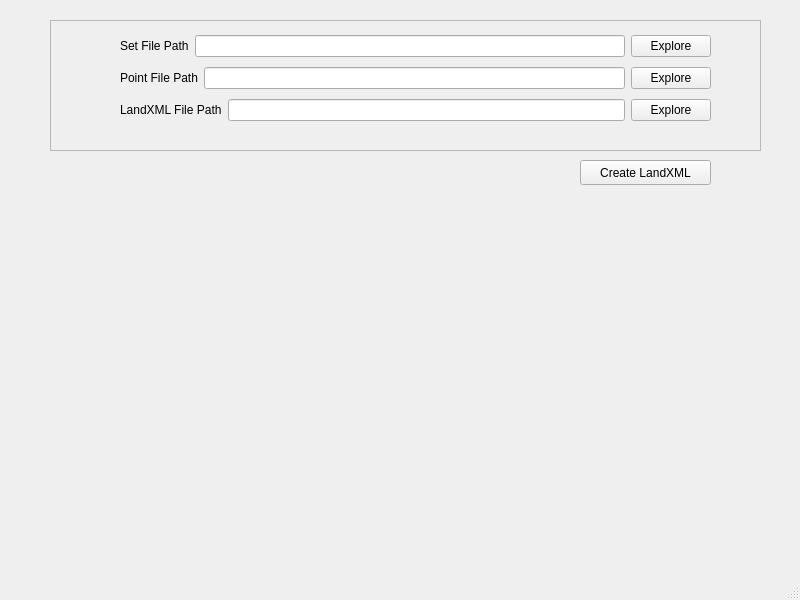
<?xml version="1.0" encoding="UTF-8"?>
<ui version="4.0">
 <class>MainWindow</class>
 <widget class="QMainWindow" name="MainWindow">
  <property name="geometry">
   <rect>
    <x>0</x>
    <y>0</y>
    <width>800</width>
    <height>600</height>
   </rect>
  </property>
  <property name="windowTitle">
   <string>MainWindow</string>
  </property>
  <widget class="QWidget" name="centralwidget">
   <widget class="QFrame" name="frame">
    <property name="geometry">
     <rect>
      <x>50</x>
      <y>20</y>
      <width>711</width>
      <height>131</height>
     </rect>
    </property>
    <property name="frameShape">
     <enum>QFrame::StyledPanel</enum>
    </property>
    <property name="frameShadow">
     <enum>QFrame::Raised</enum>
    </property>
    <widget class="QWidget" name="">
     <property name="geometry">
      <rect>
       <x>70</x>
       <y>11</y>
       <width>591</width>
       <height>95</height>
      </rect>
     </property>
     <layout class="QVBoxLayout" name="verticalLayout">
      <item>
       <layout class="QHBoxLayout" name="horizontalLayout">
        <item>
         <widget class="QLabel" name="label">
          <property name="text">
           <string>Set File Path</string>
          </property>
         </widget>
        </item>
        <item>
         <widget class="QLineEdit" name="lineEdit"/>
        </item>
        <item>
         <widget class="QPushButton" name="pushButton">
          <property name="text">
           <string>Explore</string>
          </property>
         </widget>
        </item>
       </layout>
      </item>
      <item>
       <layout class="QHBoxLayout" name="horizontalLayout_2">
        <item>
         <widget class="QLabel" name="label_2">
          <property name="text">
           <string>Point File Path</string>
          </property>
         </widget>
        </item>
        <item>
         <widget class="QLineEdit" name="lineEdit_2"/>
        </item>
        <item>
         <widget class="QPushButton" name="pushButton_2">
          <property name="text">
           <string>Explore</string>
          </property>
         </widget>
        </item>
       </layout>
      </item>
      <item>
       <layout class="QHBoxLayout" name="horizontalLayout_5">
        <item>
         <widget class="QLabel" name="label_5">
          <property name="text">
           <string>LandXML File Path</string>
          </property>
         </widget>
        </item>
        <item>
         <widget class="QLineEdit" name="lineEdit_5"/>
        </item>
        <item>
         <widget class="QPushButton" name="pushButton_5">
          <property name="text">
           <string>Explore</string>
          </property>
         </widget>
        </item>
       </layout>
      </item>
     </layout>
    </widget>
   </widget>
   <widget class="QPushButton" name="pushButton_9">
    <property name="geometry">
     <rect>
      <x>580</x>
      <y>160</y>
      <width>131</width>
      <height>25</height>
     </rect>
    </property>
    <property name="text">
     <string>Create LandXML</string>
    </property>
   </widget>
  </widget>
  <widget class="QMenuBar" name="menubar">
   <property name="geometry">
    <rect>
     <x>0</x>
     <y>0</y>
     <width>800</width>
     <height>22</height>
    </rect>
   </property>
  </widget>
  <widget class="QStatusBar" name="statusbar"/>
 </widget>
 <resources/>
 <connections>
  <connection>
   <sender>pushButton</sender>
   <signal>clicked()</signal>
   <receiver>MainWindow</receiver>
   <slot>slotBrowseSet()</slot>
   <hints>
    <hint type="sourcelabel">
     <x>694</x>
     <y>67</y>
    </hint>
    <hint type="destinationlabel">
     <x>778</x>
     <y>256</y>
    </hint>
   </hints>
  </connection>
  <connection>
   <sender>pushButton_5</sender>
   <signal>clicked()</signal>
   <receiver>MainWindow</receiver>
   <slot>slotBrowseXML()</slot>
   <hints>
    <hint type="sourcelabel">
     <x>646</x>
     <y>136</y>
    </hint>
    <hint type="destinationlabel">
     <x>586</x>
     <y>291</y>
    </hint>
   </hints>
  </connection>
  <connection>
   <sender>pushButton_2</sender>
   <signal>clicked()</signal>
   <receiver>MainWindow</receiver>
   <slot>slotBrowsePoint()</slot>
   <hints>
    <hint type="sourcelabel">
     <x>688</x>
     <y>100</y>
    </hint>
    <hint type="destinationlabel">
     <x>662</x>
     <y>330</y>
    </hint>
   </hints>
  </connection>
  <connection>
   <sender>pushButton_9</sender>
   <signal>clicked()</signal>
   <receiver>MainWindow</receiver>
   <slot>slotCreateLandXML()</slot>
   <hints>
    <hint type="sourcelabel">
     <x>632</x>
     <y>199</y>
    </hint>
    <hint type="destinationlabel">
     <x>346</x>
     <y>239</y>
    </hint>
   </hints>
  </connection>
  <connection>
   <sender>lineEdit</sender>
   <signal>returnPressed()</signal>
   <receiver>MainWindow</receiver>
   <slot>slotSetFilePath()</slot>
   <hints>
    <hint type="sourcelabel">
     <x>275</x>
     <y>69</y>
    </hint>
    <hint type="destinationlabel">
     <x>93</x>
     <y>203</y>
    </hint>
   </hints>
  </connection>
  <connection>
   <sender>lineEdit_2</sender>
   <signal>returnPressed()</signal>
   <receiver>MainWindow</receiver>
   <slot>slotPointFilePath()</slot>
   <hints>
    <hint type="sourcelabel">
     <x>313</x>
     <y>108</y>
    </hint>
    <hint type="destinationlabel">
     <x>113</x>
     <y>291</y>
    </hint>
   </hints>
  </connection>
  <connection>
   <sender>lineEdit_5</sender>
   <signal>returnPressed()</signal>
   <receiver>MainWindow</receiver>
   <slot>slotXMLFilePath()</slot>
   <hints>
    <hint type="sourcelabel">
     <x>549</x>
     <y>126</y>
    </hint>
    <hint type="destinationlabel">
     <x>340</x>
     <y>340</y>
    </hint>
   </hints>
  </connection>
 </connections>
 <slots>
  <slot>slotSetFilePath()</slot>
  <slot>slotXMLFilePath()</slot>
  <slot>slotPointFilePath()</slot>
  <slot>slotCreateLandXML()</slot>
  <slot>slotBrowsePoint()</slot>
  <slot>slotBrowseSet()</slot>
  <slot>slotBrowseXML()</slot>
 </slots>
</ui>
